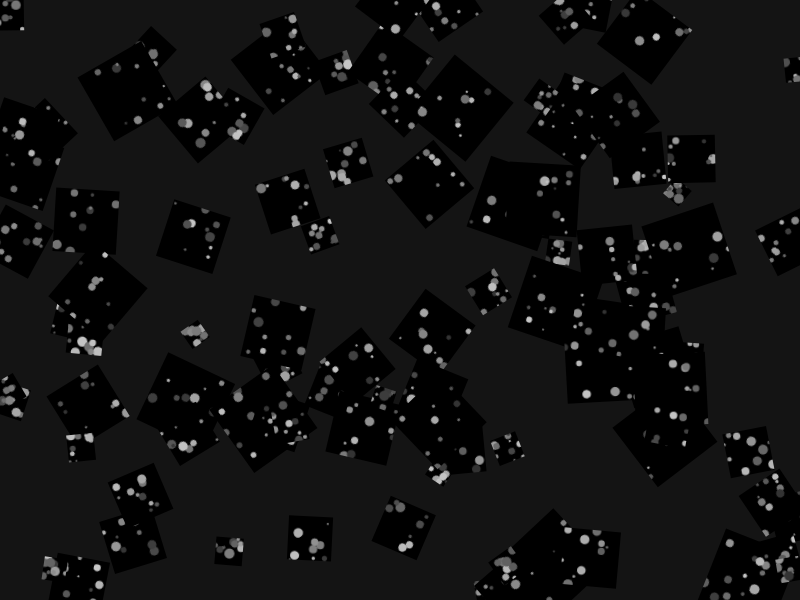
Frame 1 (no input)
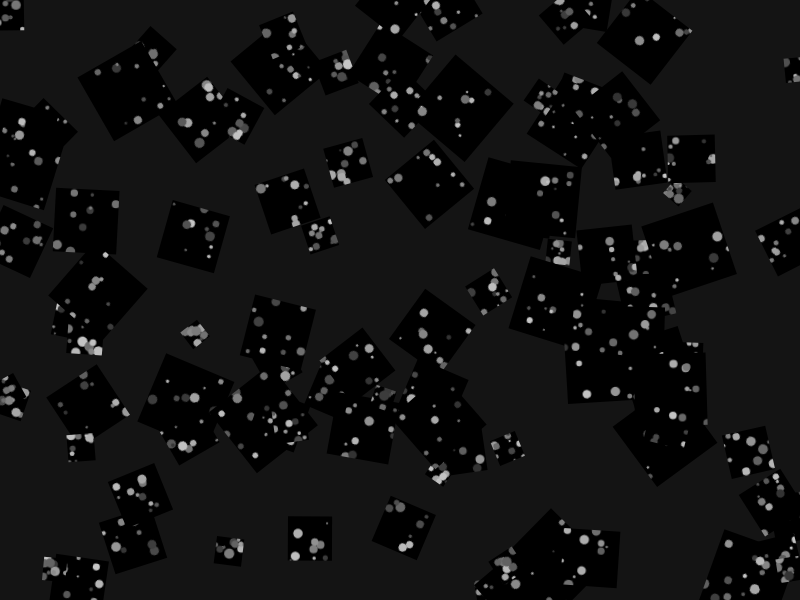
Frame 60 (no input)
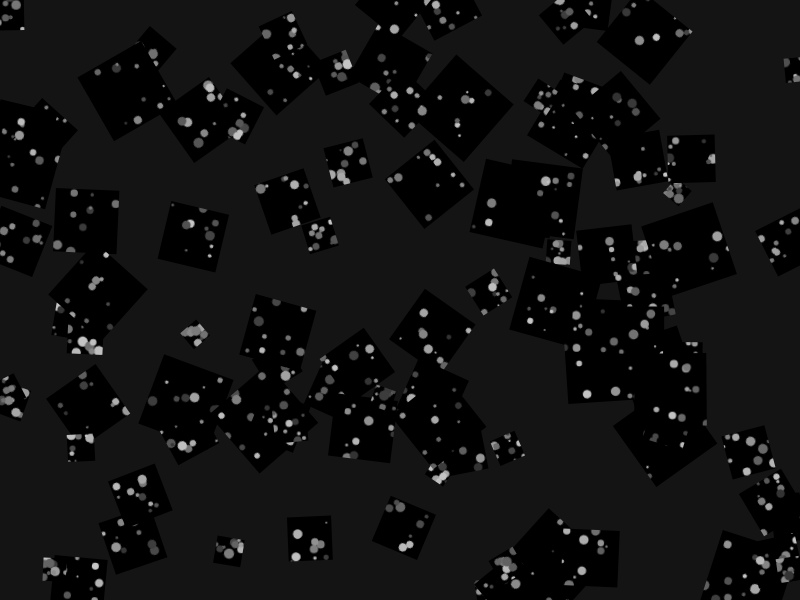
Frame 120 (the mouse pressed at the canvas centre since frame 60)

The p5.js sketch that drew these frames (run headless with seeded random() and noise() and a simulated clock; from frame 60 on, the mouse is pressed at the canvas centre):

// p5.js sketch
// ── sketch.js
let fragments = [];
let numFragments = 100;
let speed = 0.002;
let rotationSpeed = 0.001;
let isDragging = false;
let dragStartX, dragStartY;

class Fragment {
  constructor() {
    this.x = random(width);
    this.y = random(height);
    this.size = random(20, 80);
    this.rotation = random(TWO_PI);
    this.vx = random(-speed, speed);
    this.vy = random(-speed, speed);
    this.vr = random(-rotationSpeed, rotationSpeed);
    this.texture = createGraphics(this.size, this.size);
    this.generateTexture();
  }

  generateTexture() {
    this.texture.background(0);
    this.texture.noStroke();
    for (let i = 0; i < 10; i++) {
      const x = random(this.texture.width);
      const y = random(this.texture.height);
      const s = random(2, 10);
      const a = random(50, 200);
      this.texture.fill(a);
      this.texture.ellipse(x, y, s, s);
    }
  }

  update() {
    this.x += this.vx;
    this.y += this.vy;
    this.rotation += this.vr;

    if (this.x < -this.size) this.x = width + this.size;
    if (this.x > width + this.size) this.x = -this.size;
    if (this.y < -this.size) this.y = height + this.size;
    if (this.y > height + this.size) this.y = -this.size;
  }

  display() {
    push();
    translate(this.x, this.y);
    rotate(this.rotation);
    image(this.texture, -this.size/2, -this.size/2);
    pop();
  }
}

function setup() {
  createCanvas(800, 600);
  for (let i = 0; i < numFragments; i++) {
    fragments.push(new Fragment());
  }
}

function draw() {
  background(20);

  for (let f of fragments) {
    f.update();
    f.display();
  }

  if (isDragging) {
    let dx = mouseX - dragStartX;
    let dy = mouseY - dragStartY;

    for (let f of fragments) {
      f.x += dx * 0.1;
      f.y += dy * 0.1;
    }

    dragStartX = mouseX;
    dragStartY = mouseY;
  }
}

function mousePressed() {
  if (mouseX > 0 && mouseX < width && mouseY > 0 && mouseY < height) {
    isDragging = true;
    dragStartX = mouseX;
    dragStartY = mouseY;
  }
}

function mouseReleased() {
  isDragging = false;
}

function mouseClicked() {
  for (let f of fragments) {
    f.x = random(width);
    f.y = random(height);
    f.vx = random(-speed, speed);
    f.vy = random(-speed, speed);
    f.vr = random(-rotationSpeed, rotationSpeed);
  }
}
